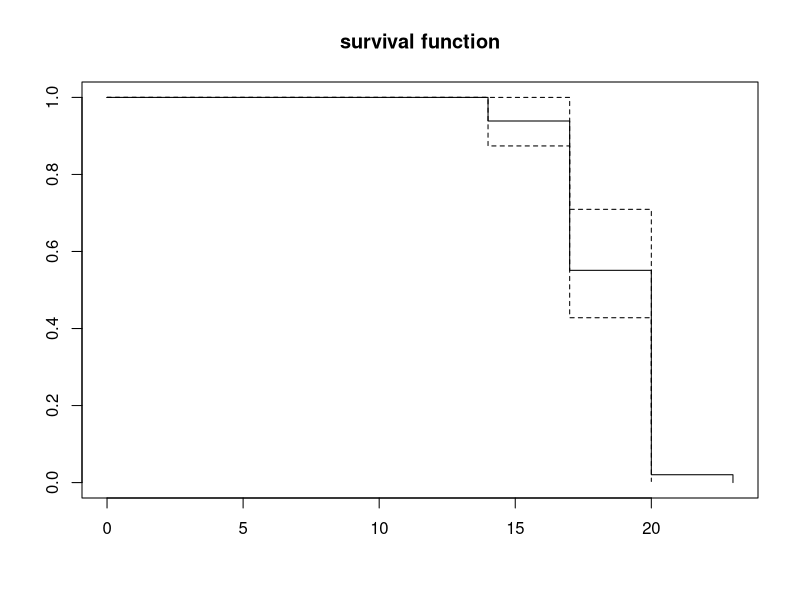
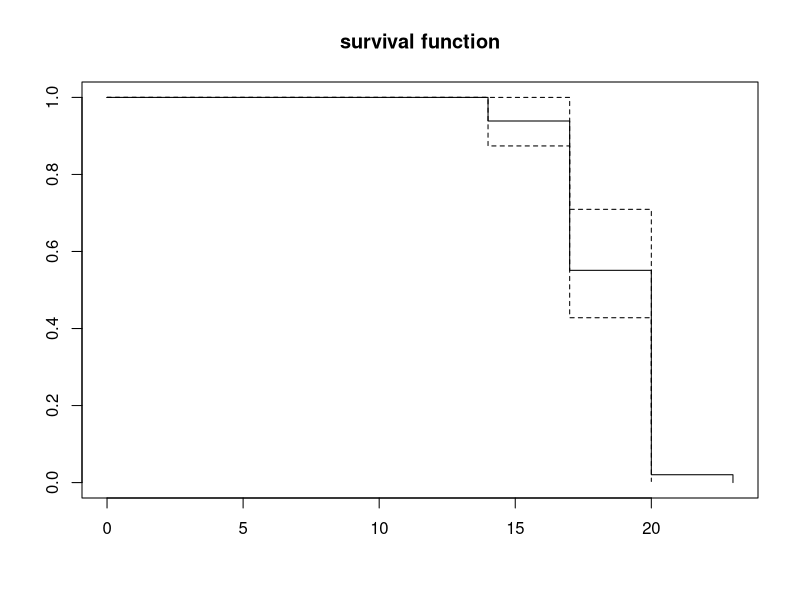

The R script that drew these images, in order:
library(survival)

#on crée un jeu de données correspondant à des durées (étudiées dans l'analyse de survie)

 z<-c(14,14,14,17,17,17,17,17,17,17,17,17,17,17,17,17,17,17,17,17,17,17,20,20,20,20,20,20,20,20,20,20,20,20,20,20,20,20,20,20,20,20,20,20,20,20,20,20,23)
d<-data.frame(delay=z)

#on crée une colonne status, ici tous les individus sont "morts" pendant l'expérience 
# mort au sens de l'analyse de survie

 d$status<-1 

 s<-survfit(Surv(d$delay,d$status)~1)
plot(s,main="survival function")
jpeg('kaplan.jpg')
plot(s,main="survival function")
dev.off()